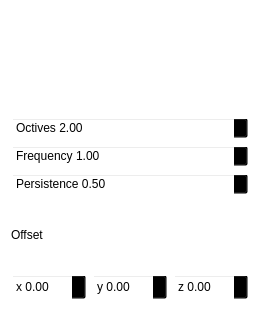
<?xml version="1.0" encoding="UTF-8"?>
<ui version="4.0">
 <class>SimplexNoiseWidget</class>
 <widget class="QWidget" name="SimplexNoiseWidget">
  <property name="geometry">
   <rect>
    <x>0</x>
    <y>0</y>
    <width>257</width>
    <height>311</height>
   </rect>
  </property>
  <property name="windowTitle">
   <string>Form</string>
  </property>
  <property name="windowOpacity">
   <double>1.000000000000000</double>
  </property>
  <property name="styleSheet">
   <string notr="true">background-color:  rgba(0,0,0,0)</string>
  </property>
  <layout class="QVBoxLayout" name="verticalLayout">
   <item>
    <widget class="QLabel" name="label_pixmap">
     <property name="sizePolicy">
      <sizepolicy hsizetype="Fixed" vsizetype="Fixed">
       <horstretch>0</horstretch>
       <verstretch>0</verstretch>
      </sizepolicy>
     </property>
     <property name="minimumSize">
      <size>
       <width>100</width>
       <height>100</height>
      </size>
     </property>
     <property name="text">
      <string/>
     </property>
    </widget>
   </item>
   <item>
    <widget class="QDoubleSpinBox" name="spin_octives">
     <property name="prefix">
      <string>Octives </string>
     </property>
     <property name="maximum">
      <double>64.000000000000000</double>
     </property>
     <property name="value">
      <double>2.000000000000000</double>
     </property>
    </widget>
   </item>
   <item>
    <widget class="QDoubleSpinBox" name="spin_frequency">
     <property name="prefix">
      <string>Frequency </string>
     </property>
     <property name="maximum">
      <double>100.000000000000000</double>
     </property>
     <property name="singleStep">
      <double>0.100000000000000</double>
     </property>
     <property name="value">
      <double>1.000000000000000</double>
     </property>
    </widget>
   </item>
   <item>
    <widget class="QDoubleSpinBox" name="spin_persistence">
     <property name="prefix">
      <string>Persistence </string>
     </property>
     <property name="maximum">
      <double>20.000000000000000</double>
     </property>
     <property name="singleStep">
      <double>0.010000000000000</double>
     </property>
     <property name="value">
      <double>0.500000000000000</double>
     </property>
    </widget>
   </item>
   <item>
    <widget class="QLabel" name="label_6">
     <property name="text">
      <string>Offset</string>
     </property>
    </widget>
   </item>
   <item>
    <layout class="QHBoxLayout" name="horizontalLayout">
     <item>
      <widget class="QDoubleSpinBox" name="spin_x">
       <property name="minimumSize">
        <size>
         <width>75</width>
         <height>26</height>
        </size>
       </property>
       <property name="maximumSize">
        <size>
         <width>75</width>
         <height>16777215</height>
        </size>
       </property>
       <property name="prefix">
        <string>x </string>
       </property>
       <property name="minimum">
        <double>-1000.000000000000000</double>
       </property>
       <property name="maximum">
        <double>1000.000000000000000</double>
       </property>
      </widget>
     </item>
     <item>
      <widget class="QDoubleSpinBox" name="spin_y">
       <property name="minimumSize">
        <size>
         <width>75</width>
         <height>26</height>
        </size>
       </property>
       <property name="maximumSize">
        <size>
         <width>75</width>
         <height>16777215</height>
        </size>
       </property>
       <property name="prefix">
        <string>y </string>
       </property>
       <property name="minimum">
        <double>-1000.000000000000000</double>
       </property>
       <property name="maximum">
        <double>1000.000000000000000</double>
       </property>
      </widget>
     </item>
     <item>
      <widget class="QDoubleSpinBox" name="spin_z">
       <property name="minimumSize">
        <size>
         <width>75</width>
         <height>26</height>
        </size>
       </property>
       <property name="maximumSize">
        <size>
         <width>75</width>
         <height>16777215</height>
        </size>
       </property>
       <property name="prefix">
        <string>z </string>
       </property>
       <property name="minimum">
        <double>-1000.000000000000000</double>
       </property>
       <property name="maximum">
        <double>1000.000000000000000</double>
       </property>
      </widget>
     </item>
    </layout>
   </item>
  </layout>
 </widget>
 <resources/>
 <connections/>
</ui>
